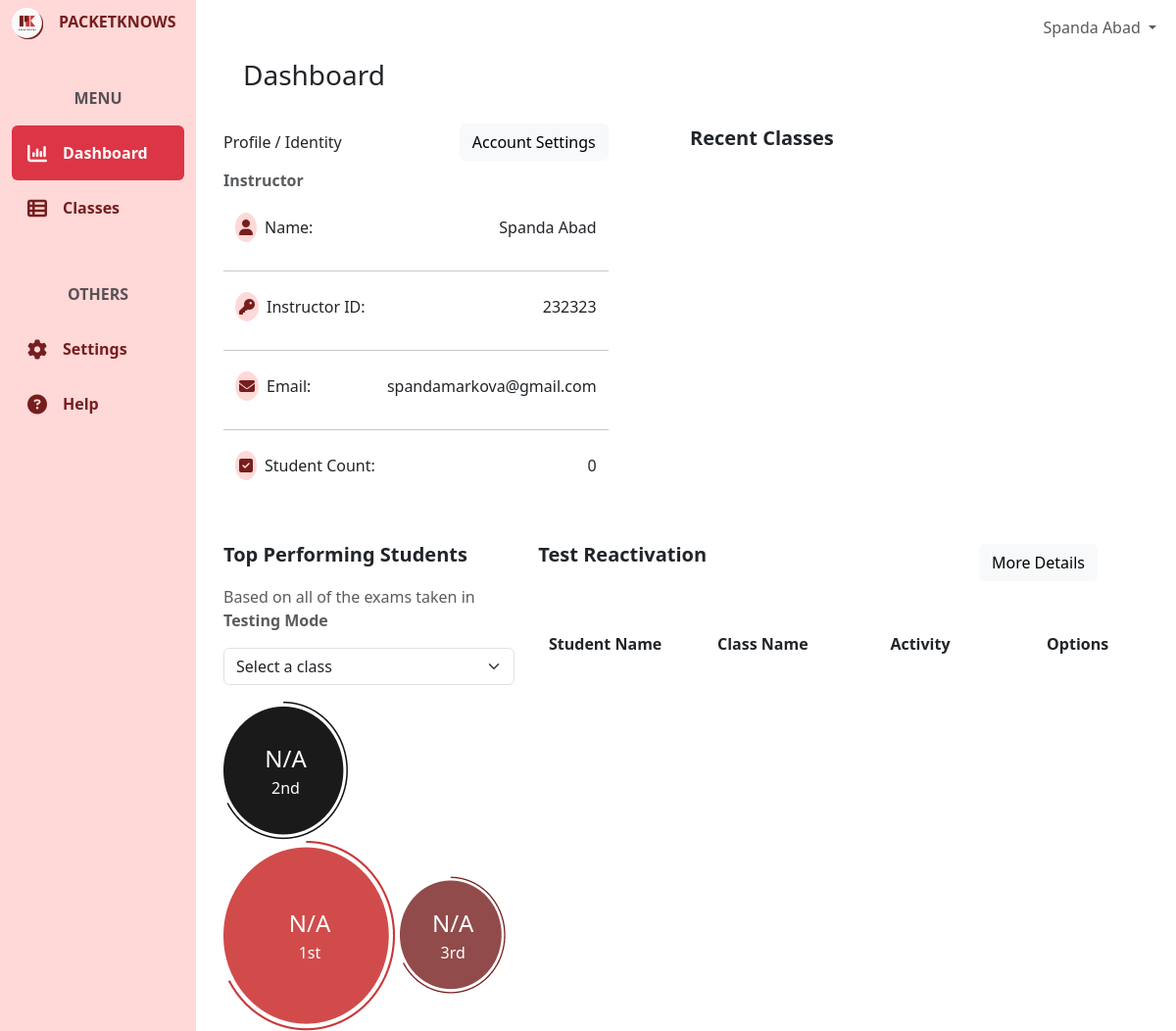
Before: /dashboard/ (signed in) with the older database file.
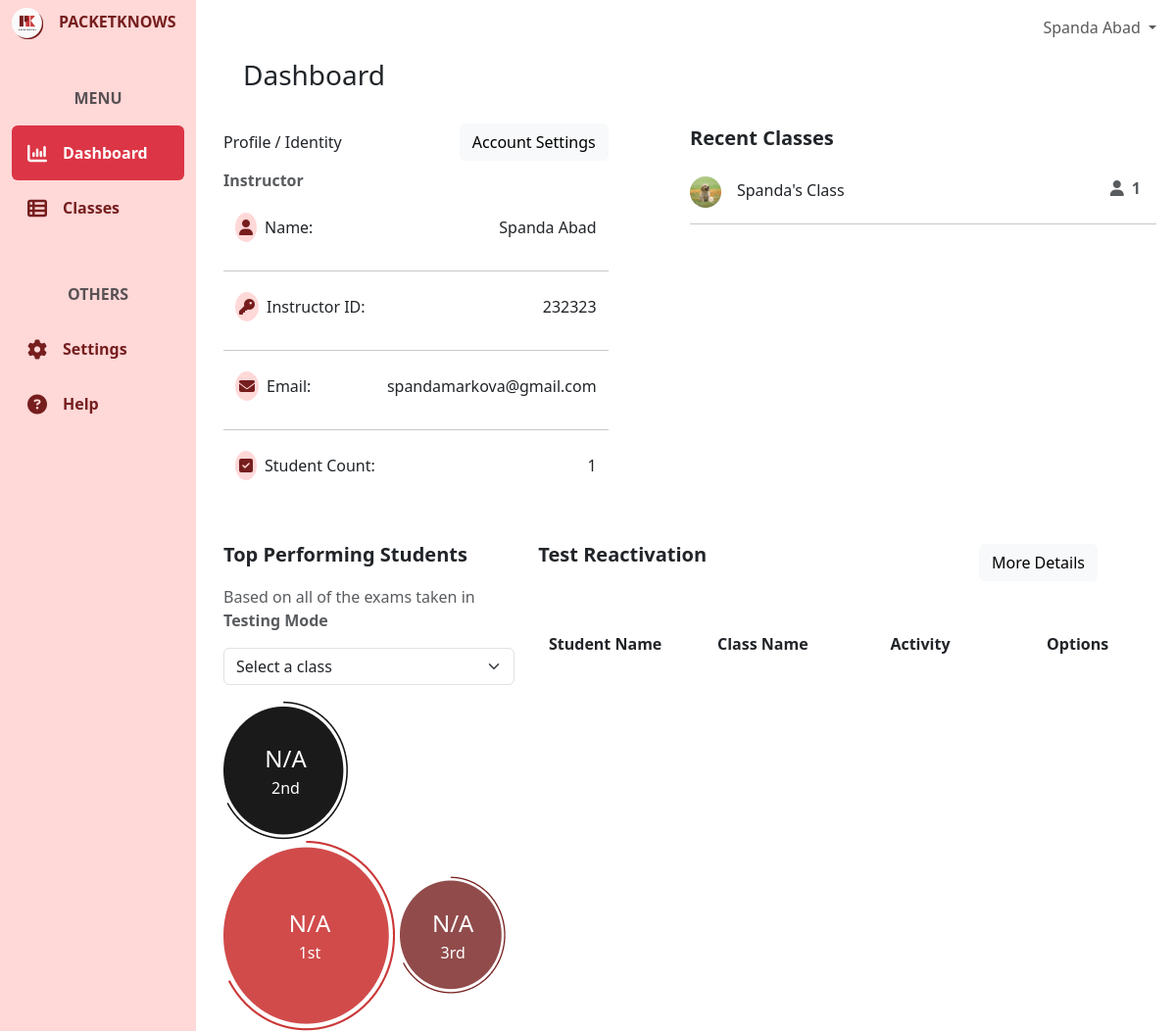
After: the same page with the newer database file.
### classroom/models.py (models this page shows, shortened)
class Classroom(models.Model):
    name = models.CharField(max_length=255)
    code = models.CharField(max_length=255)
    description = models.CharField(max_length=255)
    icon = models.ImageField(upload_to='classroom/class-icons/', blank=True, null=True)
    section = models.CharField(max_length=50)
    school_year = models.CharField(max_length=50)
    instructor = models.ForeignKey(userModels.CustomUser, on_delete=models.CASCADE, related_name='instructor_classrooms', blank=True, null=True)
    students = models.ManyToManyField(userModels.CustomUser, through='Enrollment', related_name='enrolled_classrooms')
    course = models.ForeignKey(activityModels.Course, on_delete=models.CASCADE)
    is_active = models.BooleanField(default=True)
    date_updated = models.DateTimeField(auto_now=True)
    class Meta:
        ordering = ['-date_updated']
        verbose_name_plural = "Classrooms"

### core/views.py (the view, shortened to what this page needs)
# urls.py: path('dashboard/', coreViews.DashboardView, name='dashboard'),
@login_required(login_url='/')
def DashboardView(request):
    context = {}
    if request.method == 'POST':
        pass
    else:
        userCategory = request.user.category.name
        if userCategory == "Student":
            student = request.user
            context["notifications"] = Notification.objects.filter(receiver=student)
            if(Enrollment.objects.filter(student=request.user).exists()):
                enrollments = Enrollment.objects.filter(student=request.user)
                total_active_test_count = 0
                for enrollment in enrollments:
                    activities = enrollment.activities.filter(status="working")
                    total_active_test_count += activities.count()
                ordered_enrollments = enrollments.order_by('-date_updated')
                classrooms = [enrollment.classroom for enrollment in ordered_enrollments]
                context["strengthRating"] = computeOverallStrengthRating(request.user)
                context["activeTestCount"] = total_active_test_count
                context["classes"] = classrooms
                average_progress = computeAverageClassProgress(request.user, "training")
                bar_chart_labels = average_progress['class_names']
                bar_chart_data = average_progress['averages']
                allClassesAverage = round(sum(bar_chart_data) / len(bar_chart_data), 2)
                context["barChartLabels"] = json.dumps(bar_chart_labels)
                context["barChartData"] = json.dumps(bar_chart_data)
                context["allClassesAverage"] = allClassesAverage
                context["barChartLabels"] = json.dumps(bar_chart_labels)
                context["barChartData"] = json.dumps(bar_chart_data)
                enrollments = Enrollment.objects.filter(student=request.user)
                classrooms = [enrollment.classroom for enrollment in enrollments]
                context["classrooms"] = classrooms
        elif userCategory == "Instructor":
            classrooms = Classroom.objects.filter(instructor=request.user)
            context["classrooms"] = classrooms
            enrollments = Enrollment.objects.filter(classroom__in=classrooms)
            context["allStudentCount"] = enrollments.count()
            context["testReactivations"] =  TestReactivation.objects.filter(classroom__instructor=request.user)
    return render(request, 'core/dashboard.html', context)

### templates/core/dashboard.html (shortened to what this page needs)
{% extends 'core/base.html' %}
{% block content %}
<div class="container-fluid h-100">
    <div class="row h-100">
        <div class="col-2 fixed-top bg-pink h-100" id="green">
            {% include 'core/components/sidebar.html'%}
        </div>
        <div class="col-md-10 ms-auto" style="padding: 0; overflow-x: hidden !important;">
            {% include 'core/components/topnav.html'%}
            <main class="mt-5 pt-1">
                {% if request.user.category.name == 'Student'%}
                    {% include 'core/dashboards/student-dashboard.html'%}
                {% elif request.user.category.name == 'Self Learner'%}
                    {% include 'core/dashboards/selfLearner-dashboard.html'%}
                {% elif request.user.category.name == 'Instructor'%}
                    {% include 'core/dashboards/instructor-dashboard.html'%}
                {% endif %}
            </main>
        </div>
    </div>
</div>
{% endblock %}

### templates/core/dashboards/instructor-dashboard.html (shortened to what the changed rows need)
{% load static %}
<div class="container mx-3">
    <div class="row justify-content-between">
        <div class="col-md-5">
            <div class="container d-flex justify-content-between align-items-center mt-4">
                <p><span class="bg-pink p-1 rounded-circle me-2"><i class="fa-solid fa-square-check" style="color: #761E1E;"></i></span>Student Count:</p>
                <p class="">{{allStudentCount}}</p>
            </div>
        </div>
        <div class="col-md-6 me-4">
            {% for classroom in classrooms %}
                {% if forloop.counter <= 5 %}
                    <a href="{% url 'core:classes' %}" class="text-dark unstyled text-decoration-none">
                        <div class="d-flex justify-content-between mt-4">
                            <p><img src="{{classroom.icon.url}}" alt="" class="logo me-3 rounded-circle">{{classroom.name}}</p>
                            <p class="text-muted me-3"><i class="fa-solid fa-user me-2"></i><span class="fw-bold">{{ classroom.students.count }}</span></p>
                        </div>
                        <hr class="mb-4 mt-0">
                    </a>
                {% endif %}
            {% endfor %}
        </div>
    </div>
</div>

Changed rows visible on the page:
added Classroom: icon (picture), name "Spanda's Class", students.count "1"
Other visible differences:
{{ allStudentCount }}: "0" → "1"
